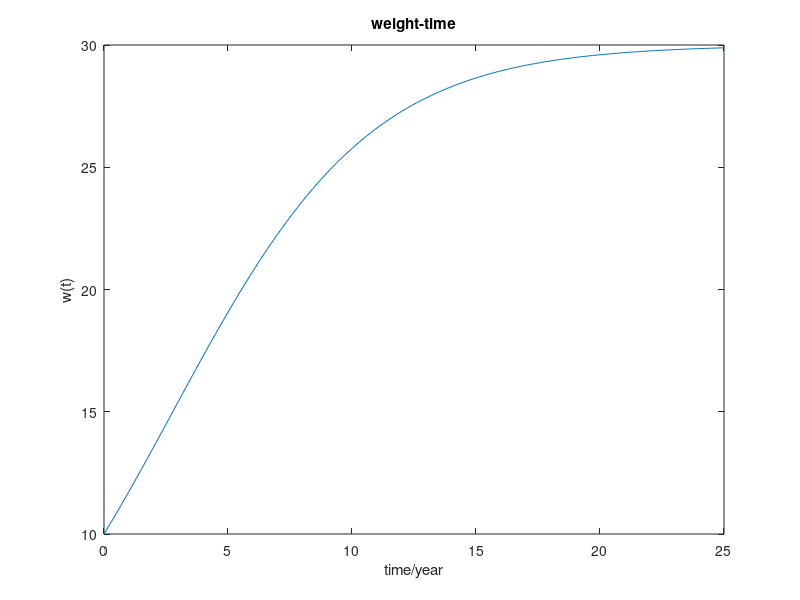

The MATLAB script that drew this image:
p0=0.5;
k=30;
r=5;
a=0.05; 
t=0:0.1:25;

p_u=a*k*p0*exp(a*r*t);
p_l=a*k+p0*(exp(a*r*t)-1);

p=p_u./p_l/a;
plot(t,p);
xlabel('time/year');
ylabel('w(t)');
title('weight-time');
